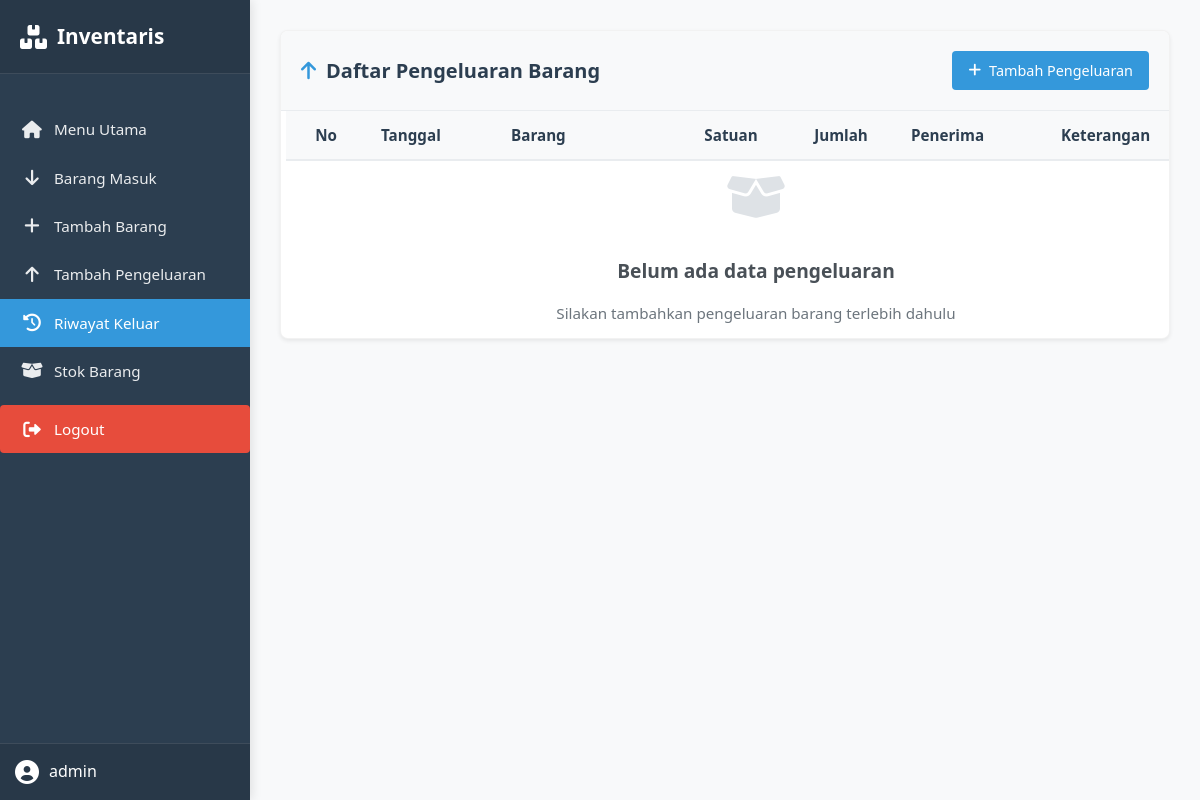
The page /pengeluaran (signed in) on the database as committed earlier.
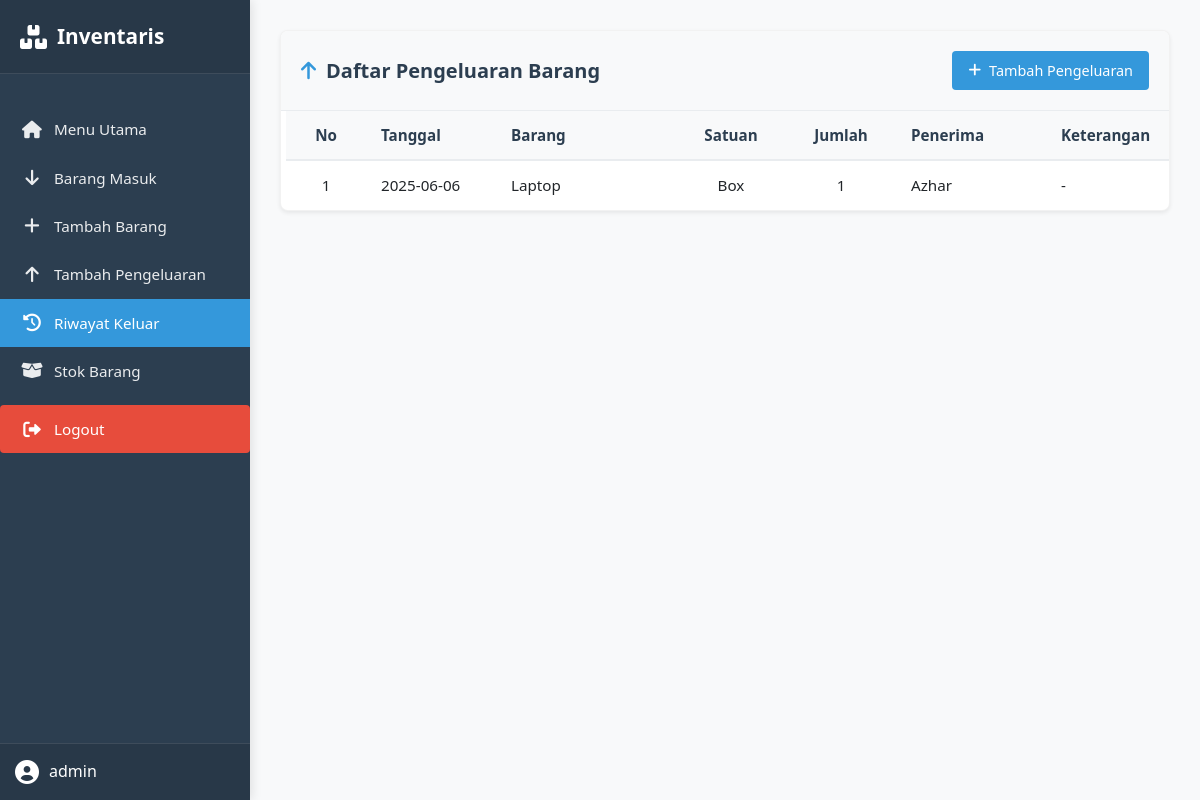
The same page on the database as committed later.
### tables this page shows
CREATE TABLE pengeluaran (
            id INTEGER PRIMARY KEY AUTOINCREMENT,
            tanggal TEXT,
            uraian TEXT,
            satuan TEXT,
            jumlah INTEGER,
            penerima TEXT,
            keterangan TEXT
        );

### app.py (the view)
@app.route('/pengeluaran')
def list_pengeluaran():
    if 'username' not in session:
        return redirect(url_for('login'))
    with sqlite3.connect(DATABASE) as conn:
        conn.row_factory = sqlite3.Row
        cur = conn.cursor()
        cur.execute("SELECT * FROM pengeluaran ORDER BY tanggal DESC")
        rows = cur.fetchall()
    return render_template('list_pengeluaran.html', data=rows)

### templates/list_pengeluaran.html (shortened to what this page needs)
<!DOCTYPE html>
<html>
<head>
    <link rel="stylesheet" href="{{ url_for('static', filename='list_pengeluaran.css') }}">
    <link rel="stylesheet" href="https://cdnjs.cloudflare.com/ajax/libs/font-awesome/6.0.0/css/all.min.css">
</head>
<body>
    <nav class="sidebar">
        <div class="sidebar-header">
            <h2><i class="fas fa-boxes"></i> Inventaris</h2>
        </div>
        <ul class="sidebar-menu">
            <li><a href="{{ url_for('index') }}"><i class="fas fa-home"></i> <span>Menu Utama</span></a></li>
            <li><a href="{{ url_for('barang_list') }}"><i class="fas fa-arrow-down"></i> <span>Barang Masuk</span></a></li>
            <li><a href="{{ url_for('barang_tambah') }}"><i class="fas fa-plus"></i> <span>Tambah Barang</span></a></li>
            <li><a href="{{ url_for('pengeluaran_tambah') }}"><i class="fas fa-arrow-up"></i> <span>Tambah Pengeluaran</span></a></li>
            <li class="active"><a href="{{ url_for('list_pengeluaran') }}"><i class="fas fa-history"></i> <span>Riwayat Keluar</span></a></li>
            <li><a href="{{ url_for('stok_barang') }}"><i class="fas fa-box-open"></i> <span>Stok Barang</span></a></li>
            <li class="logout-link"><a href="{{ url_for('logout') }}"><i class="fas fa-sign-out-alt"></i> <span>Logout</span></a></li>
        </ul>
        <div class="sidebar-footer">
            <div class="user-info">
                <i class="fas fa-user-circle"></i>
                <span>{{ session['username'] }}</span>
            </div>
        </div>
    </nav>
    <div class="container">
        <div class="card">
            <div class="card-header">
                <h2><i class="fas fa-arrow-up"></i> Daftar Pengeluaran Barang</h2>
                <div class="header-actions">
                    <a href="{{ url_for('pengeluaran_tambah') }}" class="btn btn-primary">
                        <i class="fas fa-plus"></i> Tambah Pengeluaran
                    </a>
                </div>
            </div>
            <div class="card-body">
                <div class="table-responsive">
                    <table class="data-table">
                        <thead>
                            <tr>
                                <th>No</th>
                                <th>Tanggal</th>
                                <th>Barang</th>
                                <th>Satuan</th>
                                <th>Jumlah</th>
                                <th>Penerima</th>
                                <th>Keterangan</th>
                            </tr>
                        </thead>
                        <tbody>
                            {% for row in data %}
                            <tr>
                                <td>{{ loop.index }}</td>
                                <td>{{ row[1] }}</td>
                                <td>{{ row[2] }}</td>
                                <td>{{ row[3] }}</td>
                                <td>{{ row[4] }}</td>
                                <td>{{ row[5] }}</td>
                                <td>{{ row[6] or '-' }}</td>
                            </tr>
                            {% else %}
                            <tr>
                                <td colspan="7" class="empty-state">
                                    <i class="fas fa-box-open"></i>
                                    <h3>Belum ada data pengeluaran</h3>
                                    <p>Silakan tambahkan pengeluaran barang terlebih dahulu</p>
                                </td>
                            </tr>
                            {% endfor %}
                        </tbody>
                    </table>
                </div>
            </div>
        </div>
    </div>
</body>
</html>

Rows that differ between the two databases and show on the page:
added pengeluaran: tanggal "2025-06-06", uraian "Laptop", satuan "Box", jumlah "1", penerima "Azhar", keterangan "-"
Other text that changed with them:
text no longer shown: "Belum ada data pengeluaran Silakan tambahkan pengeluaran barang terlebih dahulu"
